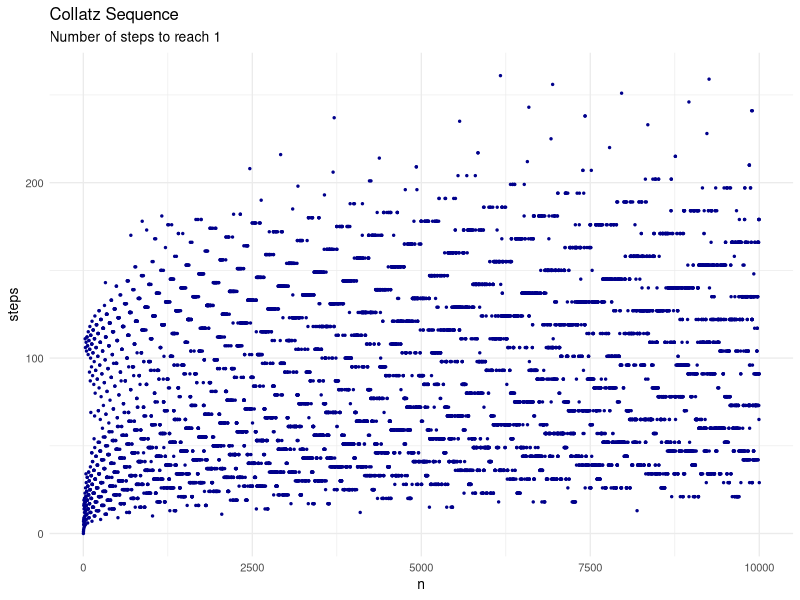
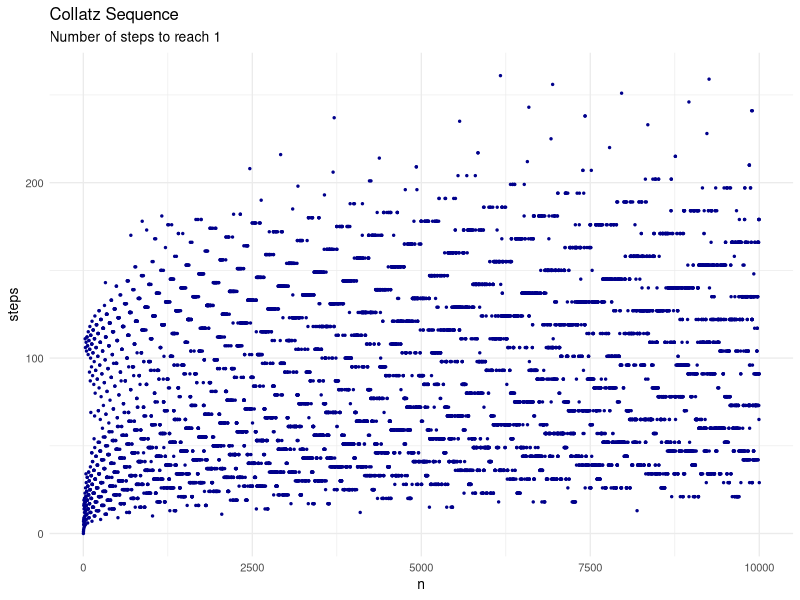
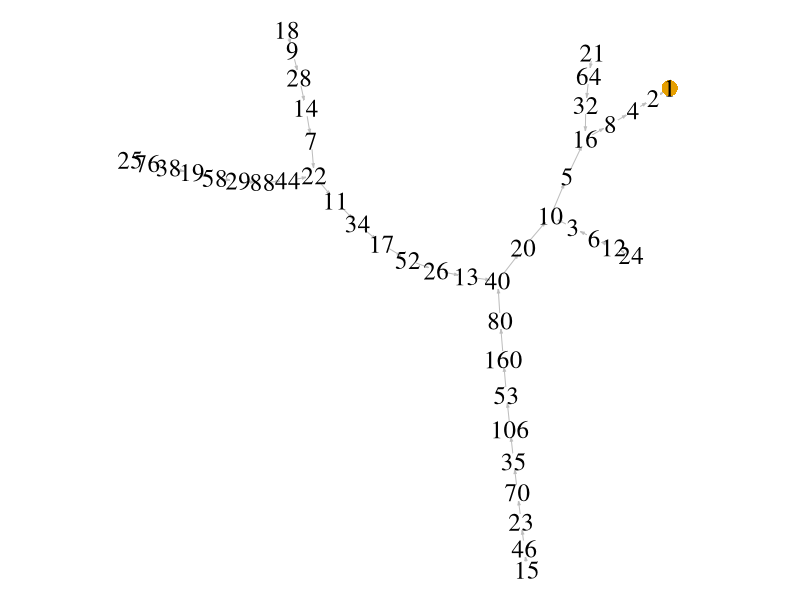

Write R code to recreate these figures, in order.
## Project Euler 14: Longest Collatz Sequence
## Brute Force
collatz.chain <- function(n) {
    chain <- vector()
    i <- 1
    while (n != 1) {
        if (n%%2 == 0)
            n <- n / 2
        else
        n <- 3 * n + 1
        chain[i] <- n
        i <- i + 1
    }
    return(chain)
}
answer <- 0
collatz.max <- 0
for (n in 1:1E6) {
    collatz.length <- length(collatz.chain(n))
    if (collatz.length > collatz.max) {
        answer <- n
        collatz.max <- collatz.length
    }
}
print(answer)

## Optimised method
collatz.length <- vector(length = 1E6)
collatz.length[1] <- 0
for (n in 2:1E6) {
    x <- n
    count <- 0 
    while (x != 1 & x >= n) {
        if (x %% 2 == 0) {
            x <- x / 2
            count <- count + 1
        }
        else {
            x <- (3 * x + 1) / 2
            count <- count + 2
        }
    }
    count <- count + collatz.length[x]
    collatz.length[n] <- count
}
answer <- which.max(collatz.length)
print(answer)

## Visualise
library(ggplot2)
collatz <- data.frame(n = 1:10000,
                      steps = collatz.length[1:10000])
ggplot(collatz, aes(n, steps)) +
  geom_point(size = .5, col = "darkblue") +
  theme_minimal(base_size = 10) +
  labs(title = "Collatz Sequence",
       subtitle = "Number of steps to reach 1")
ggsave("../../../../static/images/project-euler/problem-014a.png", width = 6, height = 4)

## Collatz Chains
library(igraph)
edgelist <- data.frame(a = 2, b = 1)
for (n in 3:26) {
   chain <- as.character(c(n, collatz.chain(n)))
   chain <- data.frame(a = chain[-length(chain)], b = chain[-1])
   edgelist <- rbind(edgelist, chain)
}
g <- graph.edgelist(as.matrix(edgelist))
g <- simplify(g)

png("../../../../static/images/project-euler/problem-014b.png", 
    width = 1024, height = 768)
par(mar = rep(0,4))
V(g)$color <- degree(g, mode = "out") == 0
plot(g,
     layout = layout.auto,
     vertex.color = V(g)$color,
     vertex.frame.color = NA,
     frame.color = "white",
     vertex.size = 6,
     vertex.label.cex = 1.5,
     vertex.label.color = "black",
     edge.arrow.size = 0.2,
     edge.color = "grey"
     )
 dev.off()
